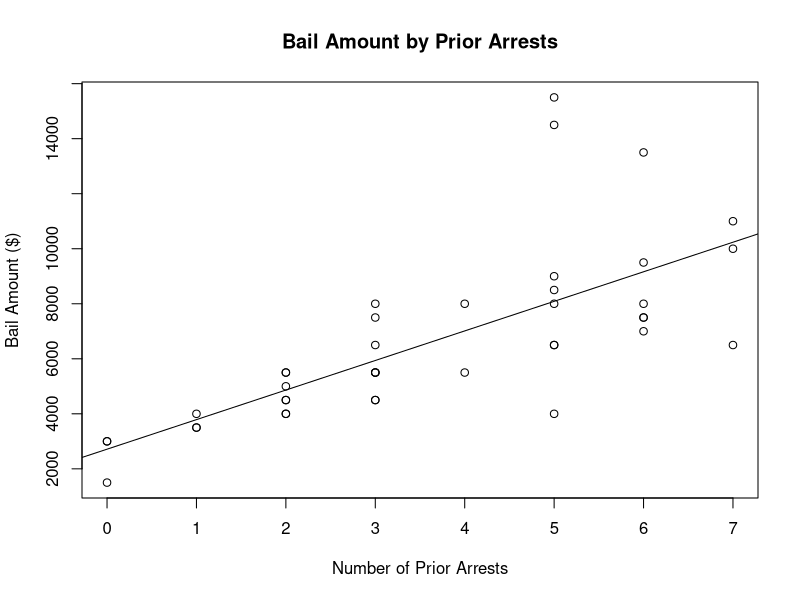

This figure's R source:
# 02_simple_model.R
# GitHub Training Example
# This script fits a simple linear regression model predicting bail amount
# from number of prior arrests.

# Read the data
data <- read.csv("data/example_data.csv")

# Fit a linear regression model
model <- lm(
  bail_amount ~ prior_arrests,
  data = data
)

# View model results
summary(model)


# Visualize the model


# Create a scatterplot of bail amount and prior arrests
plot(
  data$prior_arrests,
  data$bail_amount,
  xlab = "Number of Prior Arrests",
  ylab = "Bail Amount ($)",
  main = "Bail Amount by Prior Arrests"
)

# Add the regression line
abline(model)
